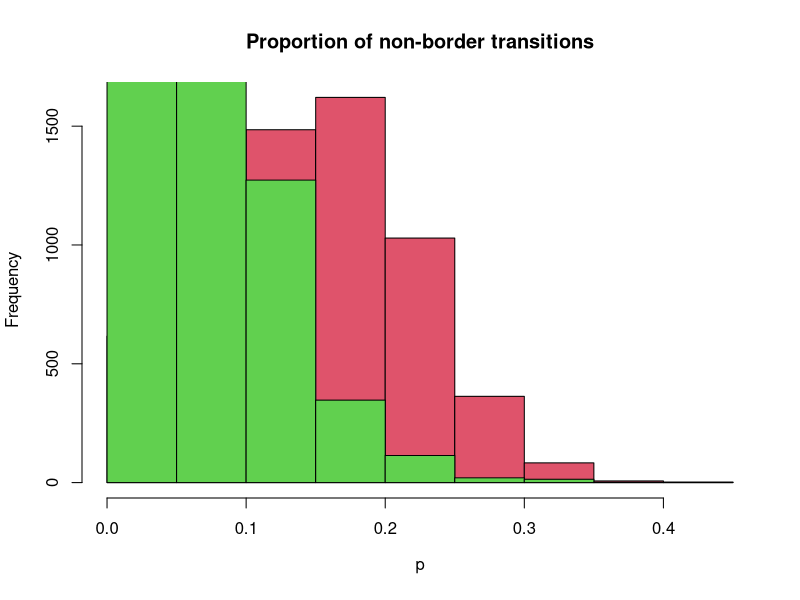

Generate this figure with R:
### This script will compare the numbers and proportions of "border" vs "non-border" transitions, summarised using robust counting, for both serotypes
### Copyleft (or the one to blame): Carvalho, LMF (2014)

A.total <- data.frame(read.table("../DATA/BEAST_OUTPUT/A_total_transitions.txt", header = TRUE))[, 2]
A.b <- data.frame(read.table("../DATA/BEAST_OUTPUT/A_border.txt", header = TRUE))[, 2]
A.nb <- data.frame(read.table("../DATA/BEAST_OUTPUT/A_non_border.txt", header = TRUE))[, 2]

burninA <- round(length(A.total)*.3)
whichA <- burninA:length(A.total)

p.nborderA <- A.nb[whichA]/A.total[whichA]
quantile(p.nborderA, probs = c(.025, .5, .975))

######################

O.total <- data.frame(read.table("../DATA/BEAST_OUTPUT/O_total_transitions.txt", header = TRUE))[, 2]
O.b <- data.frame(read.table("../DATA/BEAST_OUTPUT/O_border.txt", header = TRUE))[, 2]
O.nb <- data.frame(read.table("../DATA/BEAST_OUTPUT/O_non_border.txt", header = TRUE))[, 2]

burninO <- round(length(O.total)*.3)
whichO <- burninO:length(O.total)

p.nborderO <- O.nb[whichO]/O.total[whichO]
quantile(p.nborderO, probs = c(.025, .5, .975))

pdf("../FIGURES/PLOTS/non_border_proportions.pdf")
hist(p.nborderA, breaks = 15, col = 2, main = "Proportion of non-border transitions", xlab = expression(p))
hist(p.nborderO , breaks = 15, col = 3, add = TRUE)
dev.off()
